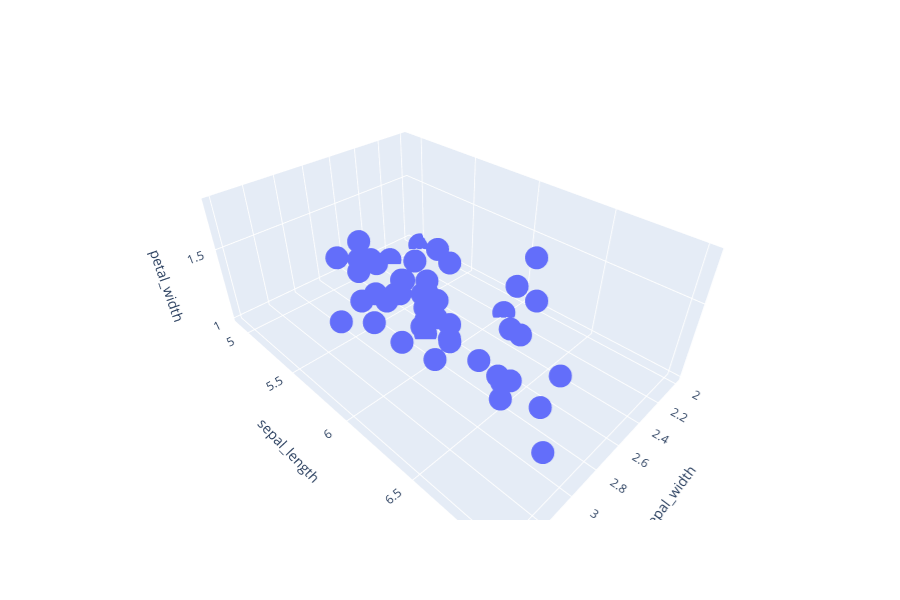

The code cell stored with this chart in its notebook:
### Code cell
fig = px.scatter_3d(versicolor_df, y = 'sepal_length', x = 'sepal_width', z = 'petal_width')
fig.show()

### Figure 1 — Plotly figure (JSON) as saved in the notebook; plotly's stock layout.template omitted (floating-point values rounded to 4 significant figures)
{"data": [{"hoverlabel": {"namelength": 0}, "hovertemplate": "sepal_width=%{x}<br>sepal_length=%{y}<br>petal_width=%{z}", "legendgroup": "", "marker": {"color": "#636efa", "symbol": "circle"}, "mode": "markers", "name": "", "scene": "scene", "showlegend": false, "type": "scatter3d", "x": [3.2, 3.2, 3.1, 2.3, 2.8, 2.8, 3.3, 2.4, 2.9, 2.7, 2, 3, 2.2, 2.9, 2.9, 3.1, 3, 2.7, 2.2, 2.5, 3.2, 2.8, 2.5, 2.8, 2.9, 3, 2.8, 3, 2.9, 2.6, 2.4, 2.4, 2.7, 2.7, 3, 3.4, 3.1, 2.3, 3, 2.5, 2.6, 3, 2.6, 2.3, 2.7, 3, 2.9, 2.9, 2.5, 2.8], "y": [7, 6.4, 6.9, 5.5, 6.5, 5.7, 6.3, 4.9, 6.6, 5.2, 5, 5.9, 6, 6.1, 5.6, 6.7, 5.6, 5.8, 6.2, 5.6, 5.9, 6.1, 6.3, 6.1, 6.4, 6.6, 6.8, 6.7, 6, 5.7, 5.5, 5.5, 5.8, 6, 5.4, 6, 6.7, 6.3, 5.6, 5.5, 5.5, 6.1, 5.8, 5, 5.6, 5.7, 5.7, 6.2, 5.1, 5.7], "z": [1.4, 1.5, 1.5, 1.3, 1.5, 1.3, 1.6, 1, 1.3, 1.4, 1, 1.5, 1, 1.4, 1.3, 1.4, 1.5, 1, 1.5, 1.1, 1.8, 1.3, 1.5, 1.2, 1.3, 1.4, 1.4, 1.7, 1.5, 1, 1.1, 1, 1.2, 1.6, 1.5, 1.6, 1.5, 1.3, 1.3, 1.3, 1.2, 1.4, 1.2, 1, 1.3, 1.2, 1.3, 1.3, 1.1, 1.3]}], "layout": {"height": 600, "legend": {"tracegroupgap": 0}, "margin": {"t": 60}, "scene": {"domain": {"x": [0, 0.98], "y": [0, 1]}, "xaxis": {"title": {"text": "sepal_width"}}, "yaxis": {"title": {"text": "sepal_length"}}, "zaxis": {"title": {"text": "petal_width"}}}}}
